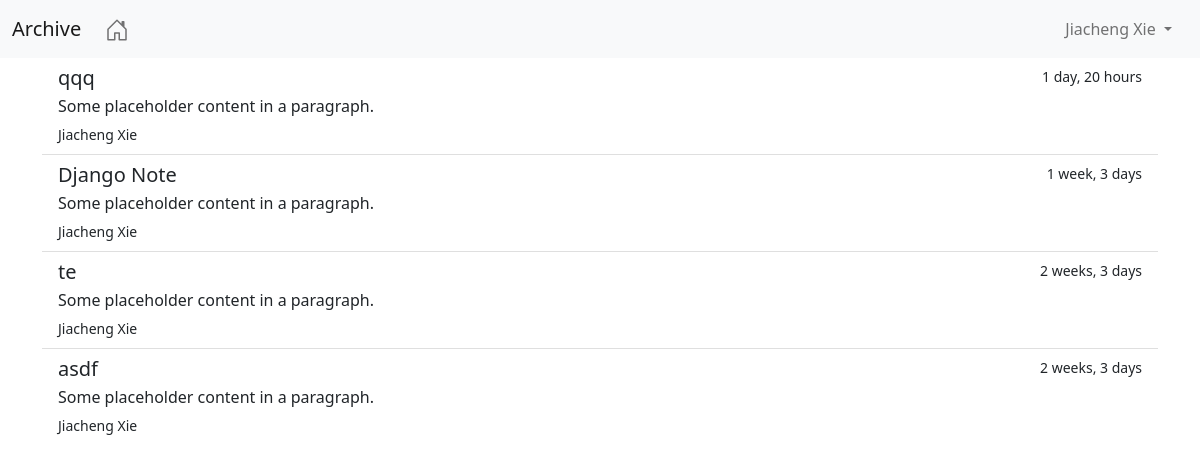
Screenshot of /archive/ (signed in) with the database file from the repository.
### theBlog/models.py (models this page shows, shortened)
class Post(models.Model):
    course=models.ForeignKey(Course,on_delete=models.CASCADE, related_name="posts",null=True)
    title = models.CharField(max_length=255)
    author = models.ForeignKey(User, on_delete=models.CASCADE)
    body = MDTextField(blank=True, null=True) # for markdown content
    post_date = models.DateTimeField(auto_now_add=True)
    edit_date = models.DateTimeField(auto_now=True)
    category = models.CharField(max_length=255, default = 'General')
    likes = models.ManyToManyField(User, related_name = 'blog_post')
    total_views = models.PositiveIntegerField(default=0)
    unique_views = models.ManyToManyField(User, related_name = 'unique_views')
    read = models.ManyToManyField(User, related_name = 'read', default=False)
    is_pin = models.BooleanField(default=False)
    solved_by_user = models.ForeignKey(User, on_delete=models.CASCADE, related_name="post_solved_by_user",null=True, blank=True )
    solved_by_comment = models.PositiveIntegerField(default=0)
    endorsed = models.BooleanField(default=False)
    has_endorsed_comment = models.BooleanField(default=False)
    has_comment = models.BooleanField(default=False)
    archived = models.BooleanField(default=False)
    has_archived_comment = models.BooleanField(default=False)
    is_private = models.BooleanField(default=False)
    private_viwers = models.ManyToManyField(User, related_name = 'private_viwers')

### theBlog/views.py (the view)
# urls.py: path('archive/', ArchiveView.as_view(), name = "archive"),
class ArchiveView(ListView):
    model = Post
    template_name = 'archive_page.html'
    ordering = ['-edit_date']
    def get_context_data(self, *args, **kwargs):
        context = super(ArchiveView, self).get_context_data(*args, **kwargs)
        post_list = Post.objects.filter(models.Q(archived=True) | models.Q(has_archived_comment=True)).order_by('-edit_date')
        context['post_list'] = post_list
        return context

### theBlog/templates/archive_page.html (shortened to what this page needs)
{% load static %}
<!doctype html>
<html lang="en">
    <head>
        <link href="https://cdn.jsdelivr.net/npm/bootstrap@5.2.2/dist/css/bootstrap.min.css" rel="stylesheet"
>
        <link href="{% static 'theBlog/css/main.css' %}" rel="stylesheet">
    </head>
    <body>
        <nav class="navbar navbar-expand-lg bg-light">
            <div class="container-fluid">
              <a class="navbar-brand" href="#">Archive</a>
              <div class="collapse navbar-collapse" id="navbarSupportedContent">
                <ul class="navbar-nav me-auto mb-2 mb-lg-0">
                  <li class="nav-item">
                    <a class="nav-link" href="{% url 'course' %}" title="home">
                    </a>
                  </li>
                </ul>
                <ul class="navbar-nav me-2 mb-2 mb-lg-0">
                  {% if user.is_authenticated %}
                  <li class="nav-item  ">
                    <a class="nav-link dropdown-toggle" href="#" role="button" data-toggle="dropdown" aria-expanded="false" id="user-dropdown" onclick="toggle_user_dropdown()">
                      {{ user.first_name }} {{ user.last_name }}
                    </a>
                  </li>
                  {% endif %}
                </ul>
              </div>
            </div>
          </nav>
          <div class="container">
                    <div id="post-list">
                        <ul class="list-group list-group-flush overflow-auto h-100" id="list-group">
                        {% for post in post_list%}
                            <a href="{% url 'article_detail_archived' post.pk %}" id="{{ post.pk }}" class="list-group-item list-group-item-action" aria-current="true">
                                <div class="d-flex w-100 justify-content-between">
                                <h5 class="mb-1">{{ post.title }}</h5>
                                <small>{{ post.edit_date|timesince }}</small>
                                </div>
                                <p class="mb-1">Some placeholder content in a paragraph.</p>
                                <small>{{ post.author.first_name }} {{ post.author.last_name }}</small>
                            </a>
                        {% endfor %}
                        </ul>
                    </div>
          </div>
    </body>
</html>

### static/theBlog/css/main.css (style rules this page uses)
body { overflow-x: hidden; overflow-y: hidden; min-height: 100%; }
html { height: 100%; }
#post-list .list-group { max-height: 92vh; margin-bottom: 10px; overflow:scroll; -webkit-overflow-scrolling: touch; }

### rows the page displays
Post: title "qqq", edit_date "1 day, 20 hours", author.first_name "Jiacheng", author.last_name "Xie"
Post: title "Django Note", edit_date "1 week, 3 days", author.first_name "Jiacheng", author.last_name "Xie"
Post: title "te", edit_date "2 weeks, 3 days", author.first_name "Jiacheng", author.last_name "Xie"
Post: title "asdf", edit_date "2 weeks, 3 days", author.first_name "Jiacheng", author.last_name "Xie"

### other values shown
{{ user.first_name }} "Jiacheng"
{{ user.last_name }} "Xie"
